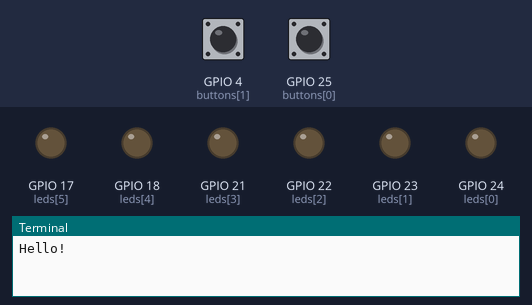
This program was run on a simulated Raspberry Pi (BCM pin numbers). On the bench: output pins drawn as LEDs (lit = HIGH), the last lines printed to the terminal. Dashed ring = blinking. Inputs (shaded band) come from the test bench; at power-on: GPIO 25 (buttons[0]) LOW, GPIO 4 (buttons[1]) LOW. The clock reads 2024-03-15 10:24:30 at power-on unless the program sets it. At 13.4 s the program stops and its outputs stay as they are.

Above: at 1.6 s.
1.7 s: GPIO 25 (buttons[0]) pulled HIGH for 0.15 s
At 3.1 s:
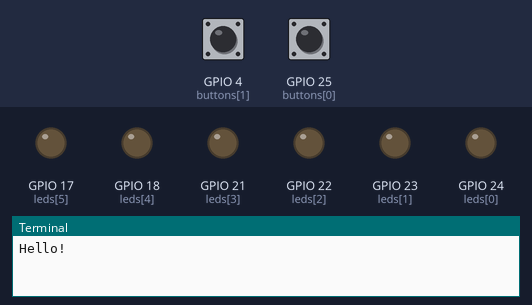
4.7 s: GPIO 4 (buttons[1]) pulled HIGH for 0.15 s
6.3 s: GPIO 25 (buttons[0]) pulled HIGH for 3.2 s
At 6.99 s:
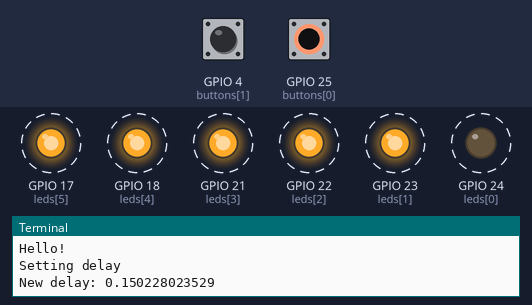
11.0 s: GPIO 4 (buttons[1]) pulled HIGH for 3.2 s
At 14.4 s:
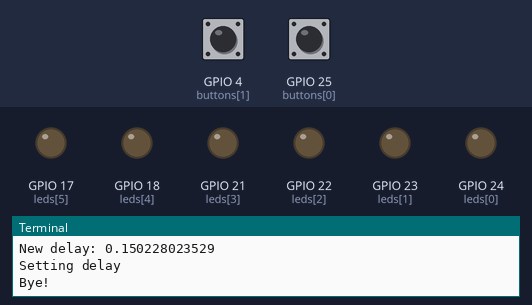
Timing chart, 0 to 14.9 s (numbered marks = the images above; inputs shaded):
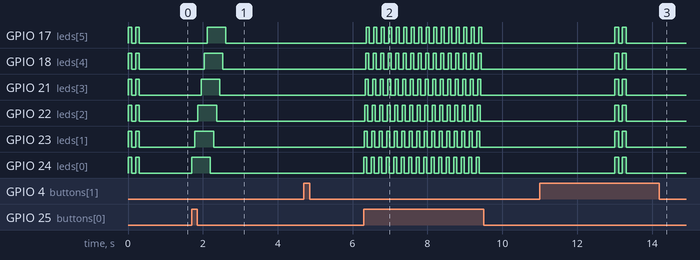

Measured:
- after the input at 1.7 s, GPIO 17 (leds[5]): LOW → HIGH after 0.42 s, → LOW 0.50 s later; GPIO 18 (leds[4]): LOW → HIGH after 0.33 s, → LOW 0.50 s later; GPIO 21 (leds[3]): LOW → HIGH after 0.25 s, → LOW 0.50 s later; GPIO 22 (leds[2]): LOW → HIGH after 0.17 s, → LOW 0.50 s later; GPIO 23 (leds[1]): LOW → HIGH after 0.08 s, → LOW 0.50 s later
- after the input at 6.3 s, GPIO 17 (leds[5]): alternates HIGH for 0.08 s and LOW for 0.13 s, 32 changes in all, then stays LOW, starting after 0.07 s; GPIO 18 (leds[4]): alternates HIGH for 0.08 s and LOW for 0.13 s, 32 changes in all, then stays LOW, starting after 0.05 s
- after the input at 11.0 s, GPIO 17 (leds[5]), GPIO 18 (leds[4]), GPIO 21 (leds[3]), GPIO 22 (leds[2]), GPIO 23 (leds[1]), GPIO 24 (leds[0]): alternates HIGH for 0.10 s and LOW for 0.10 s, 4 changes in all, then stays LOW, starting after 2.0 s

The program:

lasergun.py
```python
from time import sleep
from time import time
import RPi.GPIO as GPIO

#Setting stuff up
leds = [24, 23, 22, 21, 18, 17]
buttons = [25, 4]

GPIO.setwarnings(False)
GPIO.setmode(GPIO.BCM)

for pin in leds:
    GPIO.setup(pin, GPIO.OUT)

for pin in buttons:
    GPIO.setup(pin, GPIO.IN)
########################################

def allLeds(onOrOff):
    for pin in leds:
        GPIO.output(pin, onOrOff)

def check():
    for i in range(2):
        allLeds(True)
        sleep(0.1)
        allLeds(False)
        sleep(0.1)

def setDelay():
    start = time()
    print "Setting delay"
    while GPIO.input(buttons[1]) == 1:
        sleep(0.05)
        if time() - start > 2:
            check()
            print "Bye!"
            exit(0)
    newDelay = time() - start
    print "New delay:", newDelay
    return newDelay


#This one works awesomely
def push(array, time):
    cycleTime = time / 12.0
    for pin in array:
        GPIO.output(pin, True)
        sleep(cycleTime)
    for pin in array:
        GPIO.output(pin, False)
        sleep(cycleTime)

def go():
    duration = 1

    while True:
        sleep(0.05)
        #sleep(1)
        #print "Button says", GPIO.input(button)
        if GPIO.input(buttons[0]) == 1:
            push(leds, duration)
        elif GPIO.input(buttons[1]) == 1:
            duration = setDelay()

print "Hello!"
check()
go()
```
